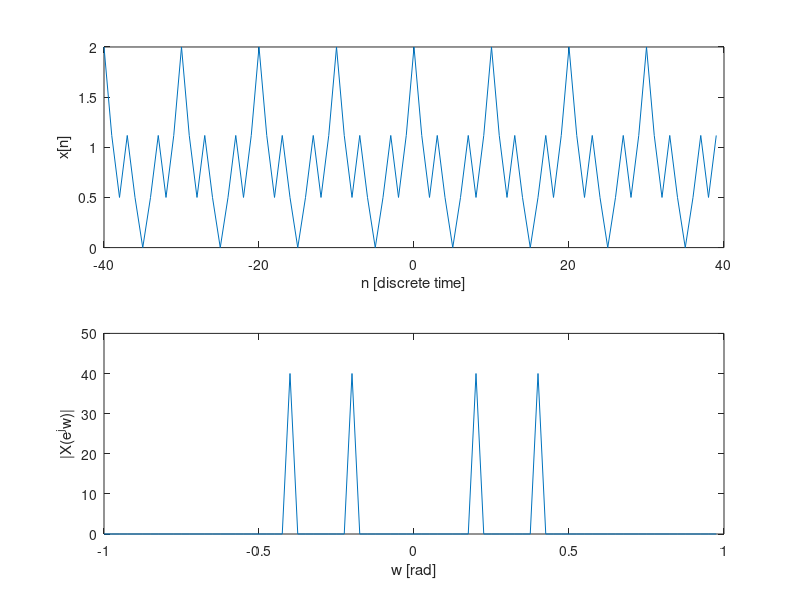

The MATLAB script that drew this image:
% X[n] frequancy response
n=-40:1:39;
x=2*cos((1/10)*pi*n).*cos((3/10)*pi*n);
figure
subplot(2,1,1)
plot(n,abs(x))
xlabel('n [discrete time]');
ylabel('x[n]');

%DTFT of x[n]
subplot(2,1,2)
N=80
w = 2*pi * (0:(N-1)) / N;
w2 = fftshift(w);
w3 = unwrap(w2 - 2*pi);
X=fft(x);
plot(w3/pi,fftshift(abs(X)))
xlabel('w [rad]');
ylabel('|X(e^jw)|');